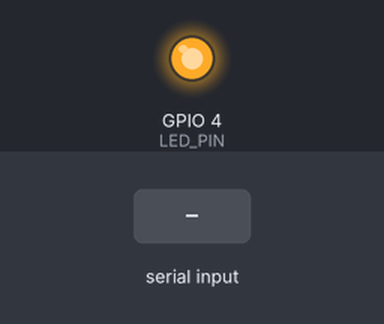
Bench run of a sketch on a simulated ESP32. Shown: output pins drawn as LEDs (lit = HIGH). Inputs (shaded band) come from the test bench. I2S audio is not simulated (input reads silence); what the sketch prints to the serial monitor is not drawn.

Above: at 1.2 s.
1.3 s: "r" received over Serial
At 1.6 s:
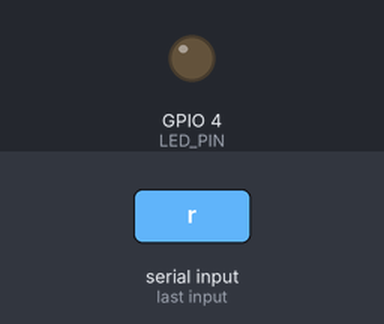
Timing chart, 0 to 4.8 s (numbered marks = the images above; inputs shaded):
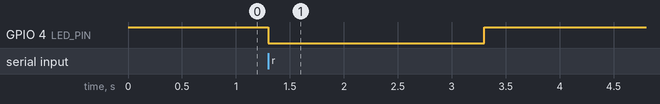

Measured:
- after the input at 1.3 s, GPIO 4 (LED_PIN): HIGH → LOW at once, → HIGH 2.0 s later

The sketch:

esp32_recorder.ino
```cpp
#include <driver/i2s.h>

#define I2S_SCK      D1
#define I2S_WS       D2
#define I2S_SD       D0
#define LED_PIN      D3

#define SAMPLE_RATE  16000
#define RECORD_SECS  2
#define NUM_SAMPLES  (SAMPLE_RATE * RECORD_SECS)  // 32000

static int16_t audio_buf[NUM_SAMPLES];

void setup() {
  Serial.begin(921600);
  while (!Serial);

  pinMode(LED_PIN, OUTPUT);
  digitalWrite(LED_PIN, HIGH);  // off (active low)

  i2s_config_t cfg = {
    .mode = (i2s_mode_t)(I2S_MODE_MASTER | I2S_MODE_RX),
    .sample_rate = SAMPLE_RATE,
    .bits_per_sample = I2S_BITS_PER_SAMPLE_32BIT,
    .channel_format = I2S_CHANNEL_FMT_ONLY_LEFT,
    .communication_format = I2S_COMM_FORMAT_STAND_I2S,
    .intr_alloc_flags = ESP_INTR_FLAG_LEVEL1,
    .dma_buf_count = 8,
    .dma_buf_len = 512,
    .use_apll = false,
  };
  i2s_pin_config_t pins = {
    .bck_io_num   = I2S_SCK,
    .ws_io_num    = I2S_WS,
    .data_out_num = I2S_PIN_NO_CHANGE,
    .data_in_num  = I2S_SD,
  };
  i2s_driver_install(I2S_NUM_0, &cfg, 0, NULL);
  i2s_set_pin(I2S_NUM_0, &pins);

  Serial.println("READY");
}

void loop() {
  if (!Serial.available()) return;
  char cmd = Serial.read();
  if (cmd == 'h') {
    Serial.println("READY");
    return;
  }
  if (cmd == 'r') {
    digitalWrite(LED_PIN, LOW);   // LED on: recording

    int32_t tmp[256];
    int collected = 0;
    while (collected < NUM_SAMPLES) {
      size_t bytes_read;
      int want = min(256, NUM_SAMPLES - collected);
      i2s_read(I2S_NUM_0, tmp, want * sizeof(int32_t), &bytes_read, portMAX_DELAY);
      int got = bytes_read / sizeof(int32_t);
      for (int i = 0; i < got; i++) {
        int32_t raw = (int32_t)(tmp[i] >> 16) * 8;
        if (raw > 32767)  raw = 32767;
        if (raw < -32768) raw = -32768;
        audio_buf[collected++] = (int16_t)raw;
      }
    }

    digitalWrite(LED_PIN, HIGH);  // LED off: done

    Serial.println("START");
    Serial.write((uint8_t*)audio_buf, NUM_SAMPLES * sizeof(int16_t));
    Serial.println("END");
  }
}
```
